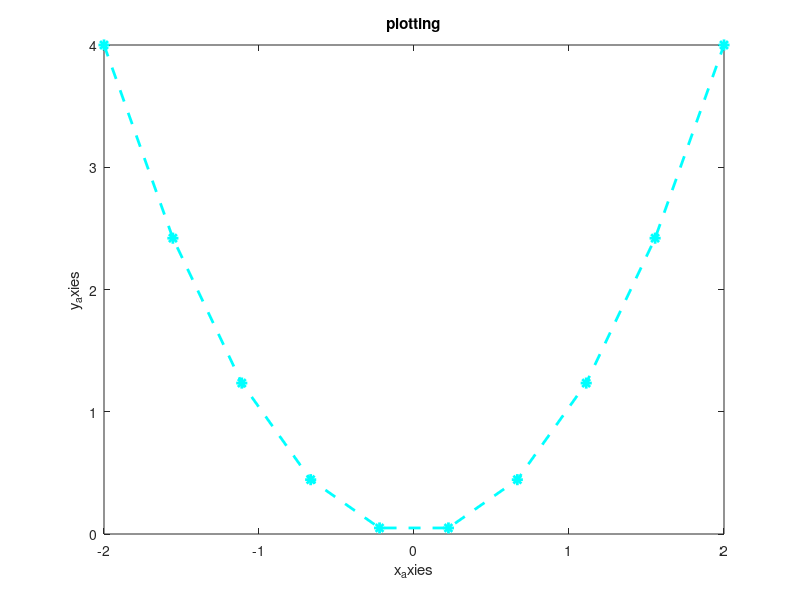

MATLAB code for this plot:
x=linspace(-2,2,10);
y=x.^2;
plot(x,y,'LineWidth',2,'Color','c','LineStyle','--','Marker','*','MarkerSize',8);
xlabel('x_axies');
ylabel('y_axies');
title("plotting");
 



 

